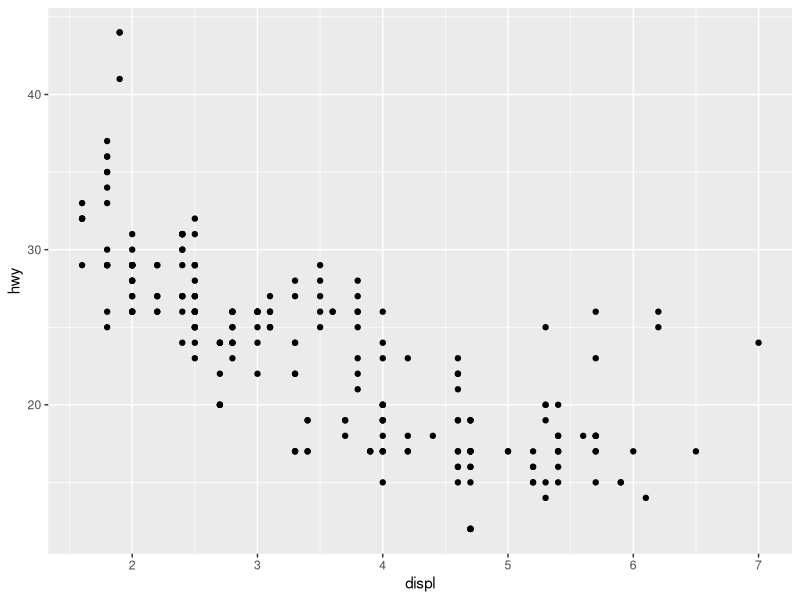
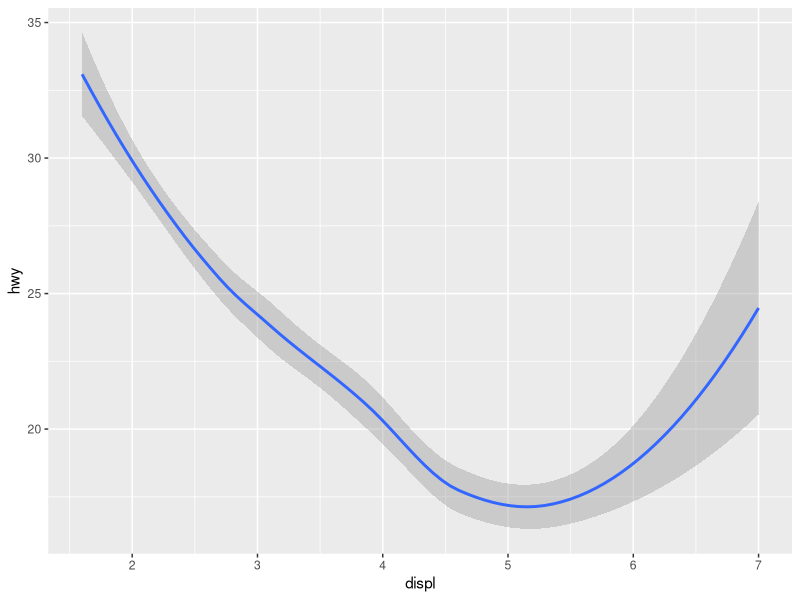
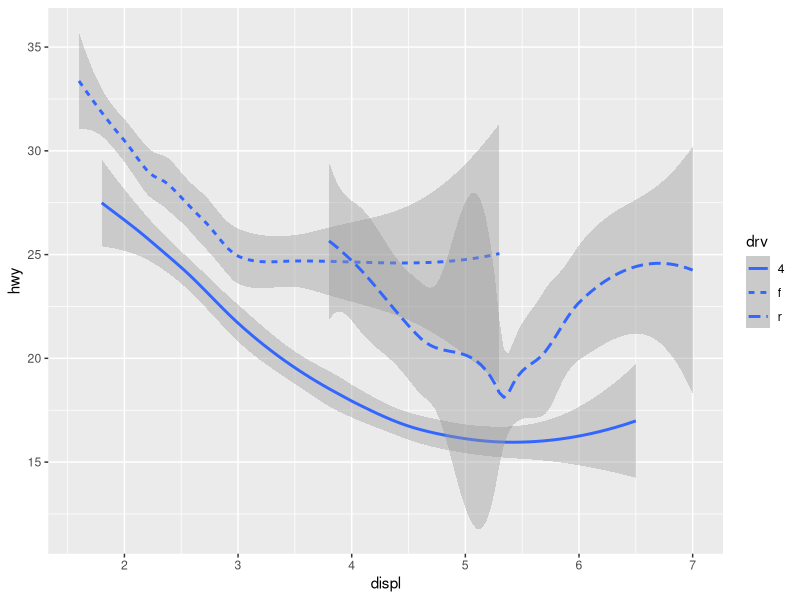
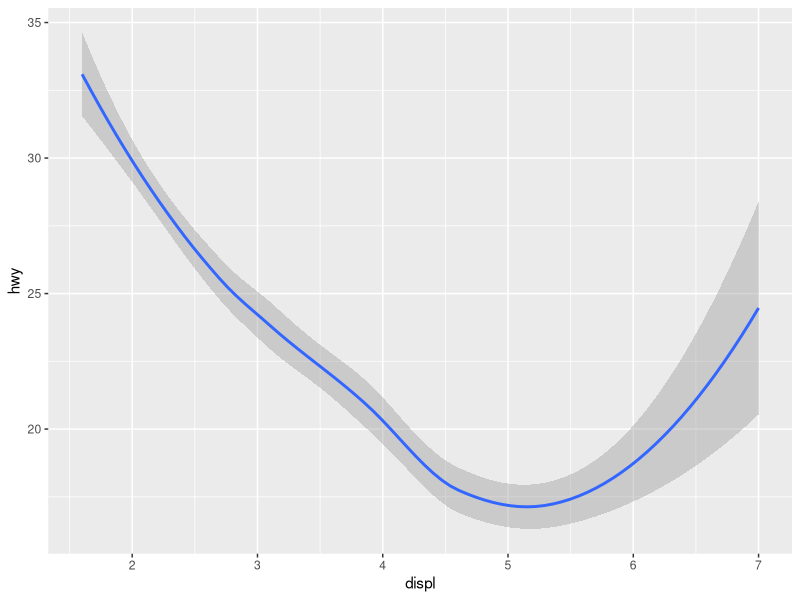
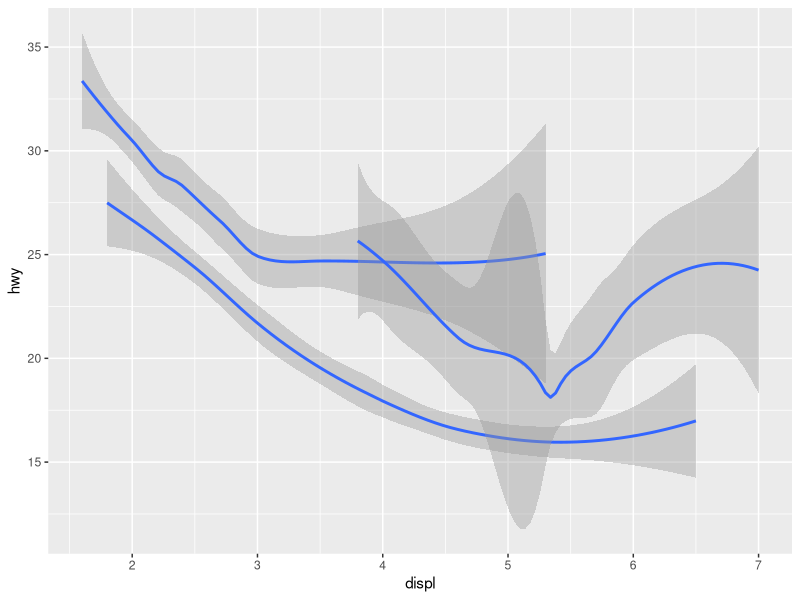
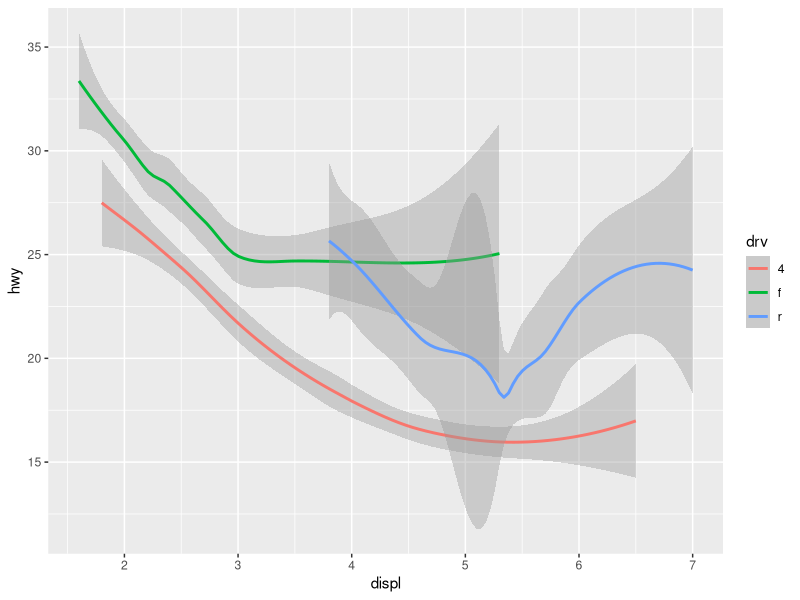
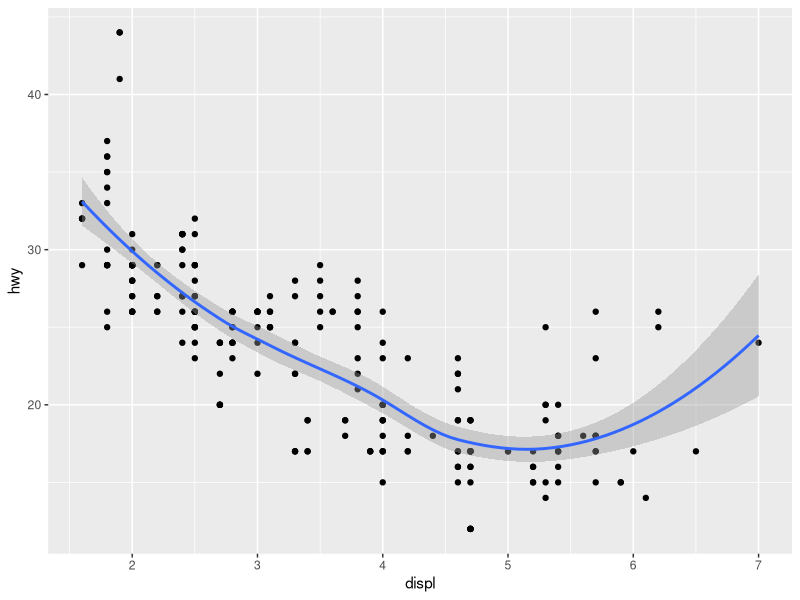
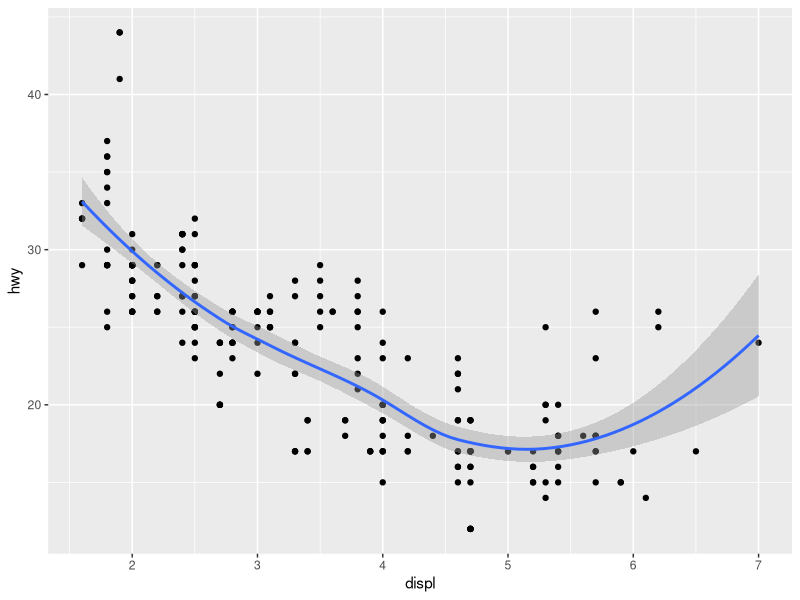

Here is the R script that generated these plots, in order:
library(ggplot2)
data(mpg)

ggplot(data = mpg) +
  geom_point(mapping = aes(x = displ, y=hwy))

ggplot(data = mpg) +
  geom_smooth(mapping = aes(x = displ, y=hwy))

ggplot(data = mpg) + 
  geom_smooth(mapping = aes(x = displ, y = hwy, linetype = drv))

ggplot(data = mpg) + 
  geom_smooth(mapping = aes(x = displ, y = hwy))
ggplot(data = mpg) + 
  geom_smooth(mapping = aes(x = displ, y = hwy, group = drv))
ggplot(data = mpg) + 
  geom_smooth(
    mapping = aes(x = displ, y = hwy, color = drv),
    show.legend = T)

ggplot(data = mpg) +
  geom_point(mapping = aes(x = displ, y = hwy)) +
  geom_smooth(mapping = aes(x = displ, y= hwy))

ggplot(data = mpg, mapping = aes(x = displ, y = hwy)) +
  geom_point() +
  geom_smooth()

